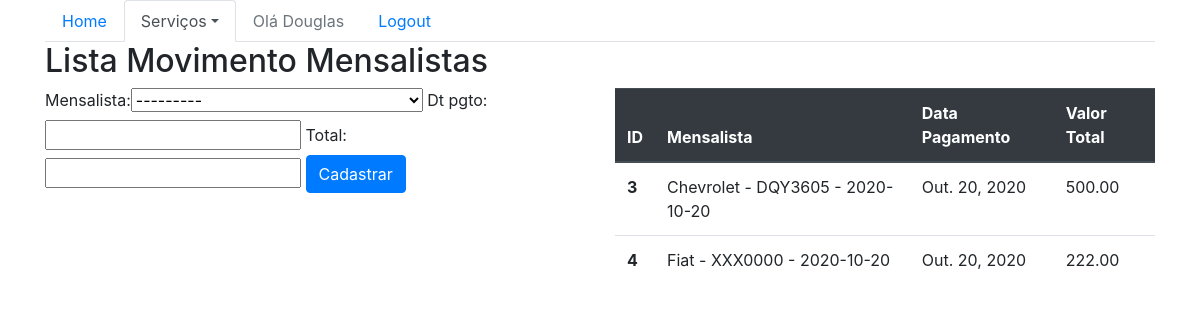
The app's page /sistema/movMensalistas/ (signed in) with its own data.
### core/models.py (models this page shows, shortened)
class MovMensalista(models.Model):
    mensalista = models.ForeignKey(Mensalista, on_delete=models.CASCADE)
    dt_pgto = models.DateField()
    total = models.DecimalField(max_digits=6, decimal_places=2)

class Mensalista(models.Model):
    veiculo = models.ForeignKey(Veiculo, on_delete=models.CASCADE)
    inicio = models.DateField()
    valor_mes = models.DecimalField(max_digits=6, decimal_places=2)
    def __str__(self):
        return str(self.veiculo) + ' - ' + str(self.inicio)

class Veiculo(models.Model):
    marca = models.ForeignKey(Marca, on_delete=models.CASCADE)
    placa = models.CharField(max_length=7)
    proprietario = models.ForeignKey(Pessoa, on_delete=models.CASCADE)
    cor = models.CharField(max_length=15)
    observacoes = models.TextField()
    def __str__(self):
        return self.marca.nome + ' - ' + self.placa

class Marca(models.Model):
    nome = models.CharField(max_length=50)

### core/views.py (the view)
@login_required(login_url='/accounts/login/')
def lista_movMensalistas(request):
    movMensalistas = MovMensalista.objects.all()
    form = MovMensalistaForm()
    data = {'movMensalistas': movMensalistas, 'form': form}
    return render(request, 'core/lista_movMensalistas.html', data)

### core/forms.py
class MovMensalistaForm(ModelForm):
    class Meta:
        model = MovMensalista
        fields = '__all__'

### core/templates/core/lista_movMensalistas.html (shortened to what this page needs)
{% extends 'base.html' %}
{% load bootstrap %}
{% block menu %}
    <ul class="nav nav-tabs">
        <li class="nav-item">
            <a class="nav-link" href="{% url 'core_home' %}">Home</a>
        </li>
        <li class="nav-item dropdown">
            <a class="nav-link dropdown-toggle active" data-toggle="dropdown" href="#" role="button" aria-haspopup="true" aria-expanded="false">Serviços</a>
        </li>
        {% if user.is_authenticated %}
            <li class="nav-item">
                <a class="nav-link disabled" href="#">Olá {{ user }}</a>
            </li>
            <li class="nav-item">
                <a class="nav-link" href="{% url 'logout' %}">Logout</a>
            </li>
        {% else %}
            <li class="nav-item">
                <a class="nav-link" href="{% url 'login' %}">Login</a>
            </li>
        {% endif %}
    </ul>
{% endblock %}
{% block main %}
    <div class="row">
        <div class="col-sm-6">
            <h2>Lista Movimento Mensalistas</h2>
        </div>
    </div>
    <div class="row">
        <div class="col-sm-6">
            <form action="{% url 'core_movMensalista_novo' %}" method="POST">
                {{ form|bootstrap }}
                <button type="submit" class="btn btn-primary">Cadastrar</button>
            </form>
                </div>
        <div class="col-sm-6">
            <table class="table">
                <thead class="thead-dark">
                    <tr>
                    <th scope="col">ID</th>
                    <th scope="col">Mensalista</th>
                    <th scope="col">Data Pagamento</th>
                    <th scope="col">Valor Total</th>
                    </tr>
                </thead>
                <tbody>
                    {% for movMensalista in movMensalistas %}
                        <tr>
                            <th scope="row">{{ movMensalista.id}}</th>
                            <td>{{ movMensalista.mensalista}}</td>
                            <td>{{ movMensalista.dt_pgto}}</td>
                            <td>{{ movMensalista.total}}</td>
                        </tr>
                    {% endfor%}
                </tbody>
            </table>
        </div>
    </div>
{% endblock %}

### records on screen
MovMensalista: id "3", mensalista "Chevrolet - DQY3605 - 2020-10-20", dt_pgto "Out. 20, 2020", total "500.00"
MovMensalista: id "4", mensalista "Fiat - XXX0000 - 2020-10-20", dt_pgto "Out. 20, 2020", total "222.00"

### other values on screen
{{ user }} "Douglas"
